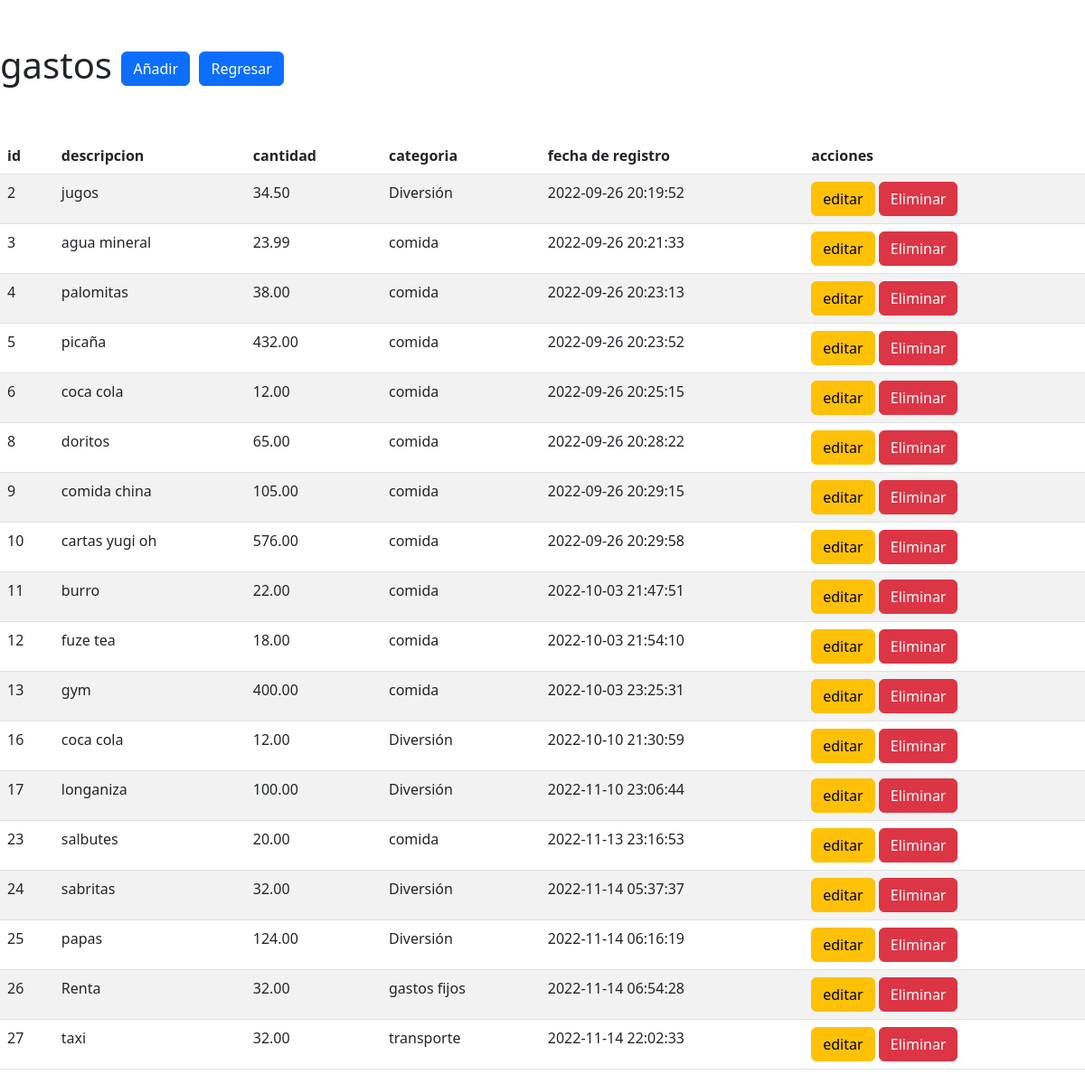
Screenshot of /config/index.php (signed in) with the database file from the repository.
### tables this page shows
CREATE TABLE `gastos` (
  `id` int(11) NOT NULL,
  `cantidad` float(8,2) NOT NULL,
  `categoria` int(11) NOT NULL,
  `fecha` timestamp NOT NULL DEFAULT current_timestamp(),
  `descripcion` varchar(255) NOT NULL
);

CREATE TABLE `gastos_categorias` (
  `id` int(11) NOT NULL,
  `nombre` varchar(255) NOT NULL
);

### config/index.php (the view, shortened to what this page needs)
<?php
require_once ('config.php');
$query = "SELECT g.id, g.descripcion, g.cantidad, c.nombre as categoria, g.fecha FROM gastos g LEFT JOIN gastos_categorias c on g.categoria = c.id";
$result = $conexion->query($query);
?>
<!DOCTYPE html>
<html lang="en">
<head>
    <link href="https://cdn.jsdelivr.net/npm/bootstrap@5.2.2/dist/css/bootstrap.min.css" rel="stylesheet">
</head>
<body>
    <div class="container=fluid">
        <div class="row mt-5">
            <div class="col">
                <h1>gastos <a href="form-insert.php" class="btn btn-primary" >Añadir</a> <a href="menu.php" class="btn btn-primary" >Regresar</a> </h1>
            </div>
        </div>
     <div class="row mt-5">
        <div class="col">
            <table class="table table-striped table-hover">
                <thead>
                    <tr>
                        <th>id</th>
                        <th>descripcion</th>
                        <th>cantidad</th>
                        <th>categoria</th>
                        <th>fecha de registro</th>
                        <th>acciones</th>
                    </tr>
                </thead>
                <tbody>
                    <?php
                    while($row = $result-> fetch_assoc()){
                    ?>
                    <tr>
                        <td><?php echo $row['id']; ?></td>
                        <td><?php echo $row['descripcion']; ?></td>
                        <td><?php echo $row['cantidad']; ?></td>
                        <td><?php echo $row['categoria']; ?></td>
                        <td><?php echo $row['fecha']; ?></td>
                        <td>
                            <a href="form-update.php ?id=<?php echo $row['id']; ?>"class="btn btn-warning">editar</a>
                            <a href="delete_spending.php?id=<?php echo $row['id']; ?>"class="btn btn-danger">Eliminar</a>
                        </td>
                    </tr>
                     <?php } ?>
                </tbody>
            </table>
        </div>
     </div>
    </div>
</body>
</html>

### rows the page displays
gastos: id "2", descripcion "jugos", cantidad "34.50", gastos_categorias.nombre "Diversión", fecha "2022-09-26 20:19:52"
gastos: id "3", descripcion "agua mineral", cantidad "23.99", gastos_categorias.nombre "comida", fecha "2022-09-26 20:21:33"
gastos: id "4", descripcion "palomitas", cantidad "38.00", gastos_categorias.nombre "comida", fecha "2022-09-26 20:23:13"
gastos: id "5", descripcion "picaña", cantidad "432.00", gastos_categorias.nombre "comida", fecha "2022-09-26 20:23:52"
gastos: id "6", descripcion "coca cola", cantidad "12.00", gastos_categorias.nombre "comida", fecha "2022-09-26 20:25:15"
gastos: id "8", descripcion "doritos", cantidad "65.00", gastos_categorias.nombre "comida", fecha "2022-09-26 20:28:22"
gastos: id "9", descripcion "comida china", cantidad "105.00", gastos_categorias.nombre "comida", fecha "2022-09-26 20:29:15"
gastos: id "10", descripcion "cartas yugi oh", cantidad "576.00", gastos_categorias.nombre "comida", fecha "2022-09-26 20:29:58"
gastos: id "11", descripcion "burro", cantidad "22.00", gastos_categorias.nombre "comida", fecha "2022-10-03 21:47:51"
gastos: id "12", descripcion "fuze tea", cantidad "18.00", gastos_categorias.nombre "comida", fecha "2022-10-03 21:54:10"
gastos: id "13", descripcion "gym", cantidad "400.00", gastos_categorias.nombre "comida", fecha "2022-10-03 23:25:31"
gastos: id "16", descripcion "coca cola", cantidad "12.00", gastos_categorias.nombre "Diversión", fecha "2022-10-10 21:30:59"
gastos: id "17", descripcion "longaniza", cantidad "100.00", gastos_categorias.nombre "Diversión", fecha "2022-11-10 23:06:44"
gastos: id "23", descripcion "salbutes", cantidad "20.00", gastos_categorias.nombre "comida", fecha "2022-11-13 23:16:53"
gastos: id "24", descripcion "sabritas", cantidad "32.00", gastos_categorias.nombre "Diversión", fecha "2022-11-14 05:37:37"
gastos: id "25", descripcion "papas", cantidad "124.00", gastos_categorias.nombre "Diversión", fecha "2022-11-14 06:16:19"
gastos: id "26", descripcion "Renta", cantidad "32.00", gastos_categorias.nombre "gastos fijos", fecha "2022-11-14 06:54:28"
gastos: id "27", descripcion "taxi", cantidad "32.00", gastos_categorias.nombre "transporte", fecha "2022-11-14 22:02:33"
